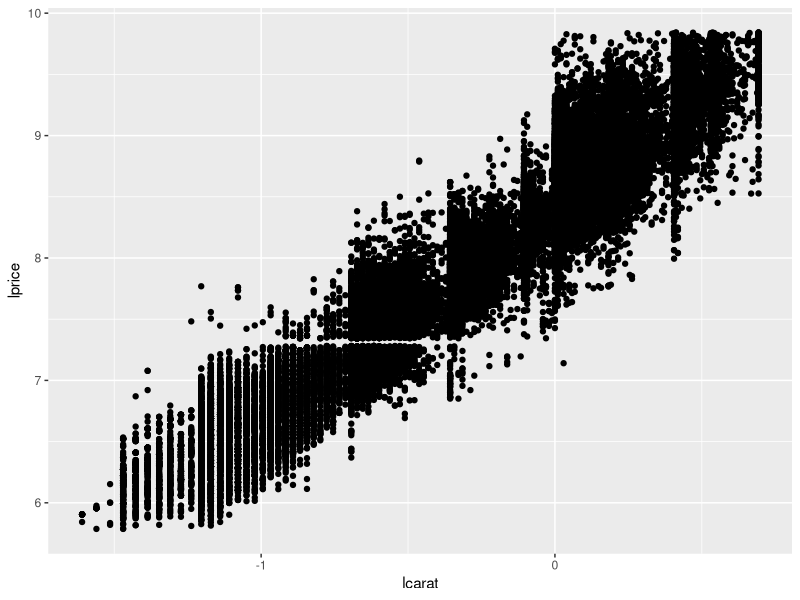
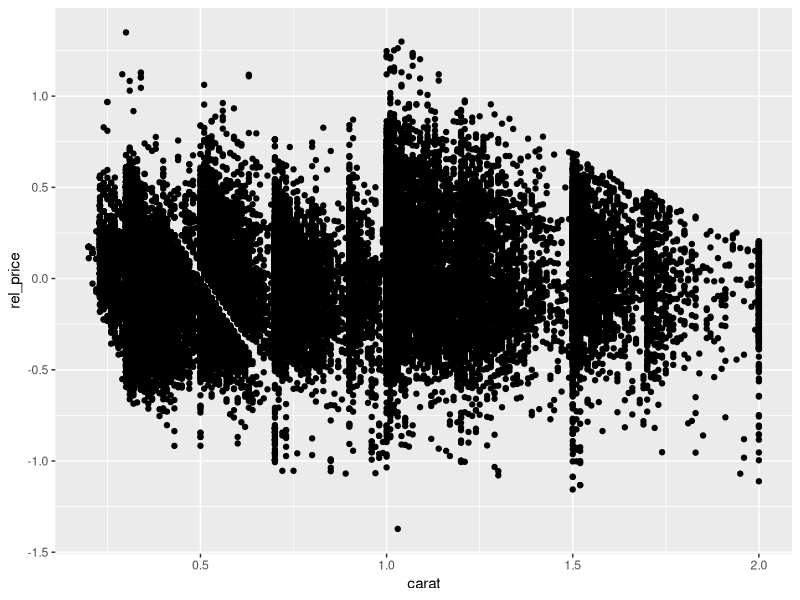
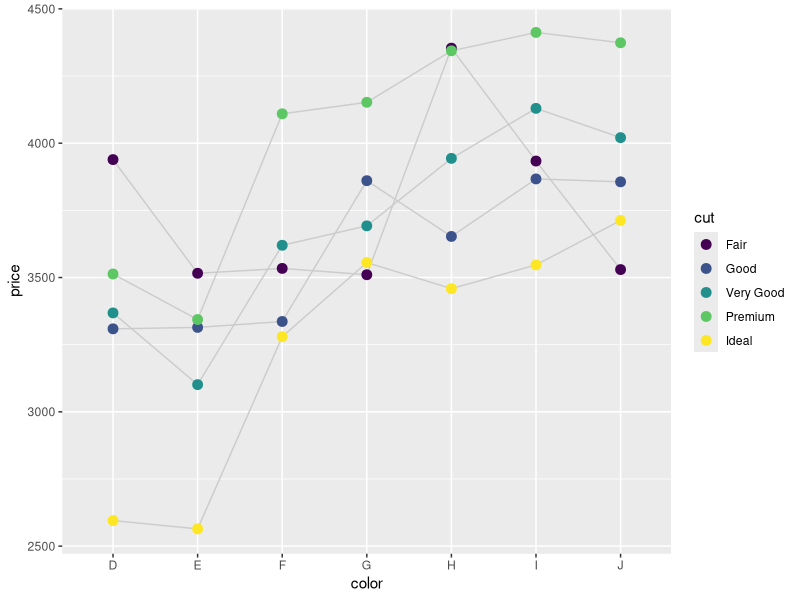
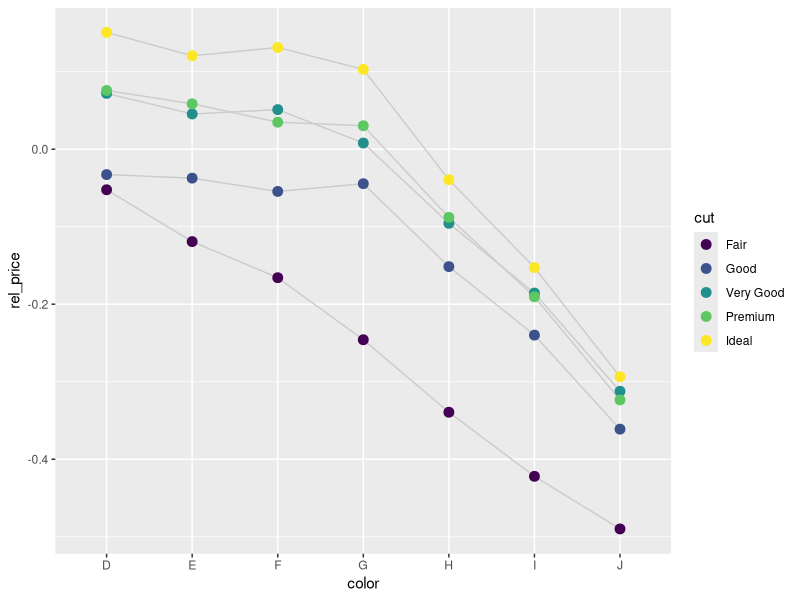

R code for these plots, in order:
## ---- chunk 1
library(ggplot2)
library(dplyr)
library(tidyr)
options(digits = 2, width = 60, dplyr.print_min = 5, dplyr.print_max = 5)
knitr::opts_chunk$set(comment = "#>", compact = TRUE)

diamonds <- diamonds %>% tbl_df()
## ---- chunk 2
diamonds2 <- diamonds %>% 
  filter(carat <= 2) %>%
  mutate(
    lcarat = log(carat),
    lprice = log(price)
  )

ggplot(diamonds2, aes(lcarat, lprice)) + 
  geom_point()
## ---- chunk 3
mod <- lm(lprice ~ lcarat, data = diamonds2)
coef(summary(mod))
## ---- chunk 4
diamonds2 <- diamonds2 %>% 
  mutate(
    rel_price = resid(mod)
  )
qplot(carat, rel_price, data = diamonds2)
## ---- chunk 5
xgrid <- seq(-1.5, 1.5, length = 11)
knitr::kable(data.frame(logx = xgrid, x = exp(xgrid)))
## ---- chunk 6
color_cut <- diamonds2 %>% 
  group_by(color, cut) %>%
  summarise(
    price = mean(price), 
    rel_price = mean(rel_price)
  )

ggplot(color_cut, aes(color, price)) + 
  geom_line(aes(group = cut), color = "grey80") +
  geom_point(aes(colour = cut), size = 3)

ggplot(color_cut, aes(color, rel_price)) + 
  geom_line(aes(group = cut), color = "grey80") +
  geom_point(aes(colour = cut), size = 3)
## ---- chunk 7
library(broom)
tbl_df(augment(mod))
tidy(mod)
glance(mod)

